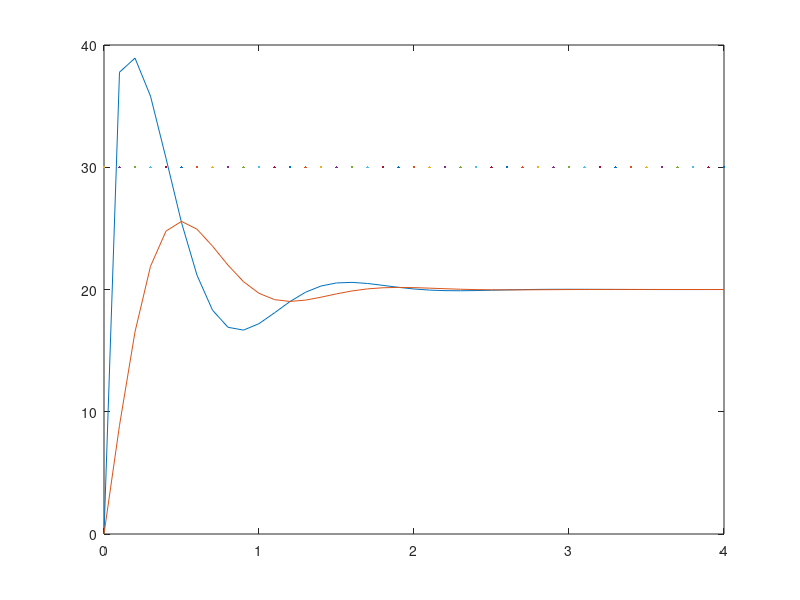

Recreate this plot in MATLAB.
function [x, y, t] = dosis()

	u 	= zeros(1,70);
	t 	= [0:0.1:4];
	
	 x	= [0];
	 y	= [0];
	k0	= 0.5;
	k1	= 2.5;
	k2	= 3;
	b0 	= 1.5;
	h       = 0.1;		% paso 
	c1	= 30;
	c2 	= 0;
	i       = 1;
	tiemp   = 0;
	K 	= 4;
		
	while( tiemp < 4 )

		u(i) 	= K* 30 - K * c2;
	
		m1 = h * (-( k1 + k0 ) * c1 + b0 * u(i) );
		n1 = h * (k2 * c1 - k2 * c2 );
		
		m2 = h * (-( k1 + k0 ) * ( c1 + m1 / 2 ) + b0 * u(i) );
		n2 = h * (k2 * ( c1 + m1 /2 ) - k2 * (c2 + n1/ 2) );
	
		m3 = h * (-( k1 + k0 ) * ( c1 + m2 / 2 ) + b0 * u(i) );
		n3 = h * (k2 * ( c1 + m2 /2 ) - k2 * (c2 + n2/ 2) );

		m4 = h * (-( k1 + k0 ) * ( c1 + m3 ) + b0 * u(i) );
		n4 = h * (k2 * ( c1 + m3 ) - k2 * (c2 + n3 ) );

		x = [x; ( c1 + ( m1 + 2*m2 + 2*m3 + m4 ) / 6 )];
		y = [y; ( c2 + ( n1 + 2*n2 + 2*n3 + n4 ) / 6 )];

		tiemp = tiemp + h;
		
		c1 = x(i + 1);
		c2 = y(i + 1);
		
		i++;
		
	end
	plot(t, x, t, y,t, 30,'')
end

